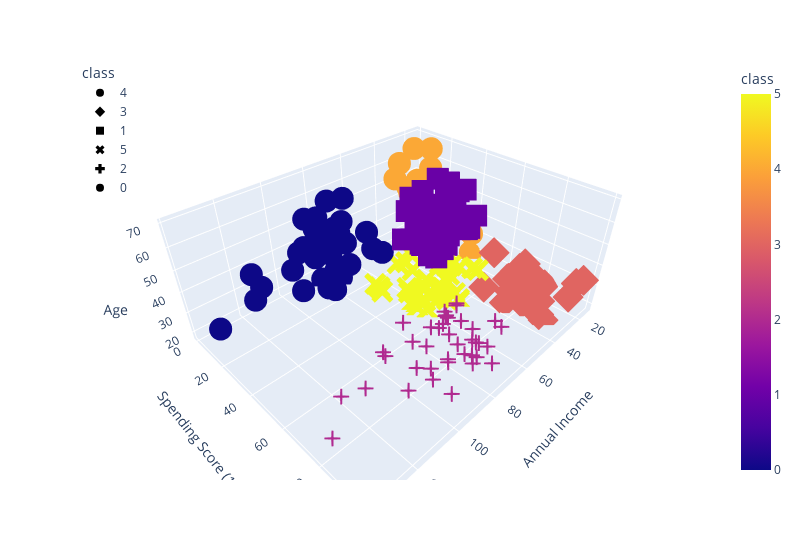

Here is the notebook cell this chart was saved with:
### Code cell
fig = px.scatter_3d(
    df_shopping,
x="Annual Income",
    y="Spending Score (1-100)",
    z="Age",
color="class",
    symbol="class",
    width=800,
)
fig.update_layout(legend=dict(x=0, y=1))
fig.show()

### Figure 1 — Plotly figure (JSON) as saved in the notebook; plotly's stock layout.template omitted (floating-point values rounded to 4 significant figures)
{"data": [{"hovertemplate": "class=%{marker.color}<br>Annual Income=%{x}<br>Spending Score (1-100)=%{y}<br>Age=%{z}<extra></extra>", "legendgroup": "4", "marker": {"color": [4, 4, 4, 4, 4, 4, 4, 4, 4, 4, 4, 4, 4, 4, 4, 4, 4, 4, 4, 4, 4, 4], "coloraxis": "coloraxis", "symbol": "circle"}, "mode": "markers", "name": "4", "scene": "scene", "showlegend": true, "type": "scatter3d", "x": [15, 16, 17, 18, 19, 19, 20, 20, 21, 23, 24, 25, 28, 28, 29, 30, 33, 33, 34, 37, 39, 39], "y": [39, 6, 40, 6, 3, 14, 15, 13, 35, 29, 35, 5, 14, 32, 31, 4, 4, 14, 17, 26, 36, 28], "z": [19, 20, 31, 35, 64, 67, 58, 37, 35, 52, 35, 46, 54, 45, 40, 60, 53, 49, 42, 36, 48, 49]}, {"hovertemplate": "class=%{marker.color}<br>Annual Income=%{x}<br>Spending Score (1-100)=%{y}<br>Age=%{z}<extra></extra>", "legendgroup": "3", "marker": {"color": [3, 3, 3, 3, 3, 3, 3, 3, 3, 3, 3, 3, 3, 3, 3, 3, 3, 3, 3, 3, 3, 3], "coloraxis": "coloraxis", "symbol": "diamond"}, "mode": "markers", "name": "3", "scene": "scene", "showlegend": true, "type": "scatter3d", "x": [15, 16, 17, 18, 19, 19, 20, 20, 21, 23, 24, 25, 28, 28, 29, 30, 33, 33, 34, 37, 38, 39], "y": [81, 77, 76, 94, 72, 99, 77, 79, 66, 98, 73, 73, 82, 61, 87, 73, 92, 81, 73, 75, 92, 65], "z": [21, 23, 22, 23, 30, 35, 24, 22, 20, 35, 25, 31, 29, 35, 23, 21, 18, 21, 30, 20, 24, 24]}, {"hovertemplate": "class=%{marker.color}<br>Annual Income=%{x}<br>Spending Score (1-100)=%{y}<br>Age=%{z}<extra></extra>", "legendgroup": "1", "marker": {"color": [1, 1, 1, 1, 1, 1, 1, 1, 1, 1, 1, 1, 1, 1, 1, 1, 1, 1, 1, 1, 1, 1, 1, 1, 1, 1, 1, 1, 1, 1, 1, 1, 1, 1, 1, 1, 1, 1, 1, 1, 1, 1, 1, 1], "coloraxis": "coloraxis", "symbol": "square"}, "mode": "markers", "name": "1", "scene": "scene", "showlegend": true, "type": "scatter3d", "x": [38, 40, 42, 43, 43, 43, 44, 44, 46, 46, 47, 47, 48, 48, 48, 49, 49, 50, 50, 54, 54, 54, 54, 54, 54, 54, 57, 58, 59, 60, 60, 61, 62, 62, 62, 63, 63, 63, 63, 63, 65, 65, 67, 67], "y": [35, 55, 52, 60, 45, 41, 50, 46, 46, 56, 52, 59, 51, 50, 48, 55, 42, 49, 56, 47, 53, 42, 51, 41, 44, 46, 58, 46, 55, 49, 47, 42, 48, 59, 56, 50, 46, 43, 48, 52, 43, 59, 43, 57], "z": [65, 50, 49, 59, 50, 47, 51, 69, 53, 70, 67, 54, 63, 43, 68, 70, 47, 60, 60, 59, 45, 49, 57, 67, 46, 48, 55, 50, 68, 48, 47, 48, 49, 67, 49, 66, 54, 68, 66, 65, 63, 49, 51, 50]}, {"hovertemplate": "class=%{marker.color}<br>Annual Income=%{x}<br>Spending Score (1-100)=%{y}<br>Age=%{z}<extra></extra>", "legendgroup": "5", "marker": {"color": [5, 5, 5, 5, 5, 5, 5, 5, 5, 5, 5, 5, 5, 5, 5, 5, 5, 5, 5, 5, 5, 5, 5, 5, 5, 5, 5, 5, 5, 5, 5, 5, 5, 5, 5, 5, 5, 5], "coloraxis": "coloraxis", "symbol": "x"}, "mode": "markers", "name": "5", "scene": "scene", "showlegend": true, "type": "scatter3d", "x": [39, 40, 40, 40, 42, 43, 46, 46, 48, 48, 48, 54, 54, 54, 54, 54, 57, 58, 59, 60, 60, 60, 60, 61, 62, 62, 62, 63, 64, 64, 65, 65, 67, 67, 69, 70, 72, 76], "y": [61, 47, 42, 42, 60, 54, 51, 55, 59, 59, 47, 54, 48, 52, 55, 57, 55, 60, 41, 40, 42, 52, 50, 49, 41, 55, 42, 54, 42, 46, 48, 50, 56, 40, 58, 29, 34, 40], "z": [31, 27, 29, 31, 33, 31, 27, 19, 18, 19, 32, 26, 40, 23, 38, 21, 22, 34, 18, 40, 32, 24, 27, 20, 23, 26, 21, 19, 38, 19, 18, 19, 27, 38, 40, 23, 25, 28]}, {"hovertemplate": "class=%{marker.color}<br>Annual Income=%{x}<br>Spending Score (1-100)=%{y}<br>Age=%{z}<extra></extra>", "legendgroup": "2", "marker": {"color": [2, 2, 2, 2, 2, 2, 2, 2, 2, 2, 2, 2, 2, 2, 2, 2, 2, 2, 2, 2, 2, 2, 2, 2, 2, 2, 2, 2, 2, 2, 2, 2, 2, 2, 2, 2, 2, 2, 2], "coloraxis": "coloraxis", "symbol": "cross"}, "mode": "markers", "name": "2", "scene": "scene", "showlegend": true, "type": "scatter3d", "x": [69, 70, 71, 71, 71, 72, 73, 73, 74, 75, 76, 77, 77, 78, 78, 78, 78, 78, 78, 79, 81, 85, 86, 87, 87, 87, 88, 88, 93, 97, 98, 99, 101, 103, 103, 113, 120, 126, 137], "y": [91, 77, 95, 75, 75, 71, 88, 73, 72, 93, 87, 97, 74, 90, 88, 76, 89, 78, 73, 83, 93, 75, 95, 63, 75, 92, 86, 69, 90, 86, 88, 97, 68, 85, 69, 91, 79, 74, 83], "z": [39, 31, 40, 38, 39, 31, 29, 32, 35, 32, 32, 28, 32, 34, 39, 38, 27, 30, 30, 29, 31, 36, 33, 32, 28, 36, 30, 27, 35, 32, 29, 30, 28, 36, 32, 38, 35, 32, 30]}, {"hovertemplate": "class=%{marker.color}<br>Annual Income=%{x}<br>Spending Score (1-100)=%{y}<br>Age=%{z}<extra></extra>", "legendgroup": "0", "marker": {"color": [0, 0, 0, 0, 0, 0, 0, 0, 0, 0, 0, 0, 0, 0, 0, 0, 0, 0, 0, 0, 0, 0, 0, 0, 0, 0, 0, 0, 0, 0, 0, 0, 0, 0, 0], "coloraxis": "coloraxis", "symbol": "circle"}, "mode": "markers", "name": "0", "scene": "scene", "showlegend": true, "type": "scatter3d", "x": [71, 71, 71, 73, 73, 74, 75, 77, 77, 78, 78, 78, 78, 78, 78, 79, 81, 85, 86, 87, 87, 87, 88, 88, 93, 97, 98, 99, 101, 103, 103, 113, 120, 126, 137], "y": [35, 11, 9, 5, 7, 10, 5, 12, 36, 22, 17, 20, 16, 1, 1, 35, 5, 26, 20, 27, 13, 10, 13, 15, 14, 32, 15, 39, 24, 17, 23, 8, 16, 28, 18], "z": [43, 59, 47, 20, 44, 19, 57, 25, 48, 34, 43, 44, 47, 37, 34, 56, 19, 50, 42, 36, 40, 36, 52, 58, 59, 37, 46, 41, 54, 41, 34, 33, 47, 45, 32]}], "layout": {"coloraxis": {"colorbar": {"title": {"text": "class"}}, "colorscale": [[0, "#0d0887"], [0.1111, "#46039f"], [0.2222, "#7201a8"], [0.3333, "#9c179e"], [0.4444, "#bd3786"], [0.5556, "#d8576b"], [0.6667, "#ed7953"], [0.7778, "#fb9f3a"], [0.8889, "#fdca26"], [1, "#f0f921"]]}, "legend": {"title": {"text": "class"}, "tracegroupgap": 0, "x": 0, "y": 1}, "margin": {"t": 60}, "scene": {"domain": {"x": [0, 1], "y": [0, 1]}, "xaxis": {"title": {"text": "Annual Income"}}, "yaxis": {"title": {"text": "Spending Score (1-100)"}}, "zaxis": {"title": {"text": "Age"}}}, "width": 800}}
